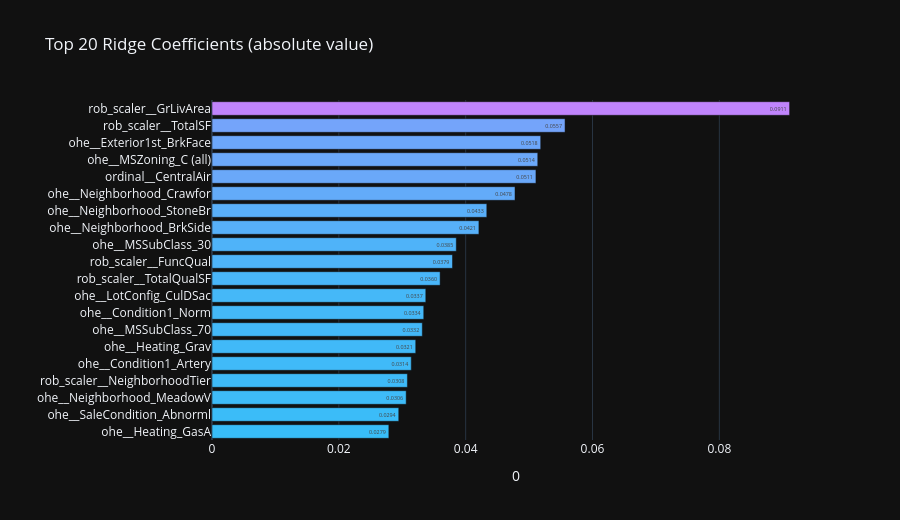

Notebook code cell kept with this figure:
### Markdown cell above
### **5.5 Feature Importance - Ridge Coefficients**

Ridge coefficients represent the direct linear contribution of each feature
to the log-scale prediction. Larger absolute values indicate stronger influence.

### Code cell
final_ridge_tmp = Ridge(**gs_ridge.best_params_)
final_ridge_tmp.fit(X_train, y_train)

coef_series = (
    pd.Series(
        np.abs(final_ridge_tmp.coef_),
        index=X_train.columns,
    )
    .sort_values(ascending=False)
    .head(20)
    .sort_values()
)

fig = px.bar(
    coef_series.reset_index(),
    x=0,
    y="index",
    orientation="h",
    title="Top 20 Ridge Coefficients (absolute value)",
    labels={0: "|Coefficient|", "index": ""},
    color=0,
    color_continuous_scale=["#38bdf8", "#c084fc"],
    text_auto=".4f",
)
fig.update_layout(height=520, coloraxis_showscale=False)
fig.show()

### Figure 1 — Plotly figure (JSON) as saved in the notebook; plotly's stock layout.template omitted (floating-point values rounded to 4 significant figures)
{"data": [{"hovertemplate": "0=%{marker.color}<br>=%{y}<extra></extra>", "legendgroup": "", "marker": {"color": [0.02789, 0.02945, 0.03062, 0.03081, 0.03142, 0.03213, 0.03316, 0.03339, 0.03371, 0.03597, 0.03792, 0.03852, 0.04209, 0.04333, 0.04778, 0.05108, 0.05137, 0.05183, 0.05567, 0.09108], "coloraxis": "coloraxis", "pattern": {"shape": ""}}, "name": "", "orientation": "h", "showlegend": false, "textposition": "auto", "texttemplate": "%{x:.4f}", "type": "bar", "x": [0.02789, 0.02945, 0.03062, 0.03081, 0.03142, 0.03213, 0.03316, 0.03339, 0.03371, 0.03597, 0.03792, 0.03852, 0.04209, 0.04333, 0.04778, 0.05108, 0.05137, 0.05183, 0.05567, 0.09108], "xaxis": "x", "y": ["ohe__Heating_GasA", "ohe__SaleCondition_Abnorml", "ohe__Neighborhood_MeadowV", "rob_scaler__NeighborhoodTier", "ohe__Condition1_Artery", "ohe__Heating_Grav", "ohe__MSSubClass_70", "ohe__Condition1_Norm", "ohe__LotConfig_CulDSac", "rob_scaler__TotalQualSF", "rob_scaler__FuncQual", "ohe__MSSubClass_30", "ohe__Neighborhood_BrkSide", "ohe__Neighborhood_StoneBr", "ohe__Neighborhood_Crawfor", "ordinal__CentralAir", "ohe__MSZoning_C (all)", "ohe__Exterior1st_BrkFace", "rob_scaler__TotalSF", "rob_scaler__GrLivArea"], "yaxis": "y"}], "layout": {"barmode": "relative", "coloraxis": {"colorbar": {"title": {"text": "0"}}, "colorscale": [[0, "#38bdf8"], [1, "#c084fc"]], "showscale": false}, "height": 520, "legend": {"tracegroupgap": 0}, "title": {"text": "Top 20 Ridge Coefficients (absolute value)"}, "xaxis": {"anchor": "y", "domain": [0, 1], "title": {"text": "0"}}, "yaxis": {"anchor": "x", "domain": [0, 1], "title": {"text": ""}}}}
